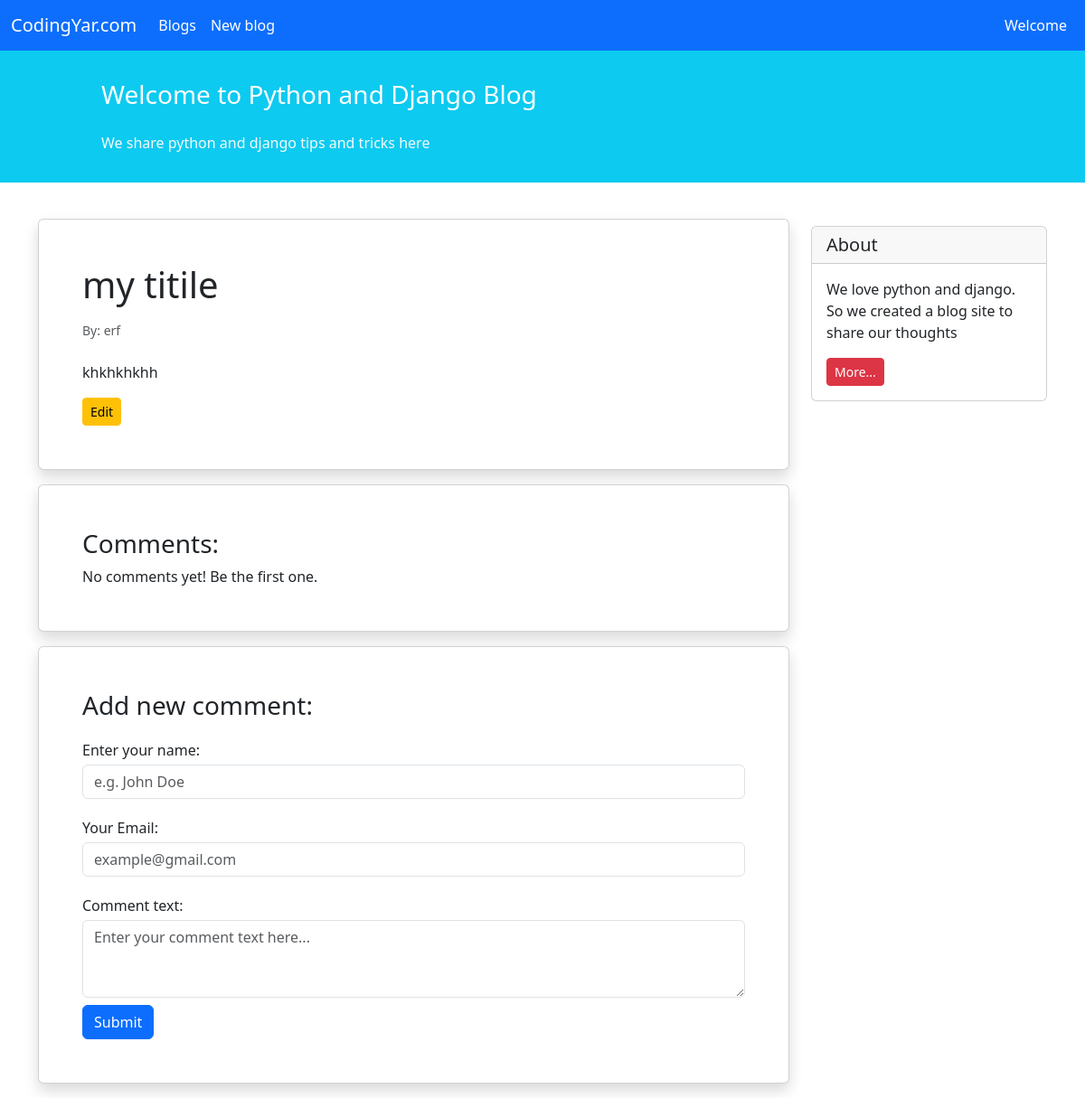
/post/3/, run on an earlier commit of the app's database.
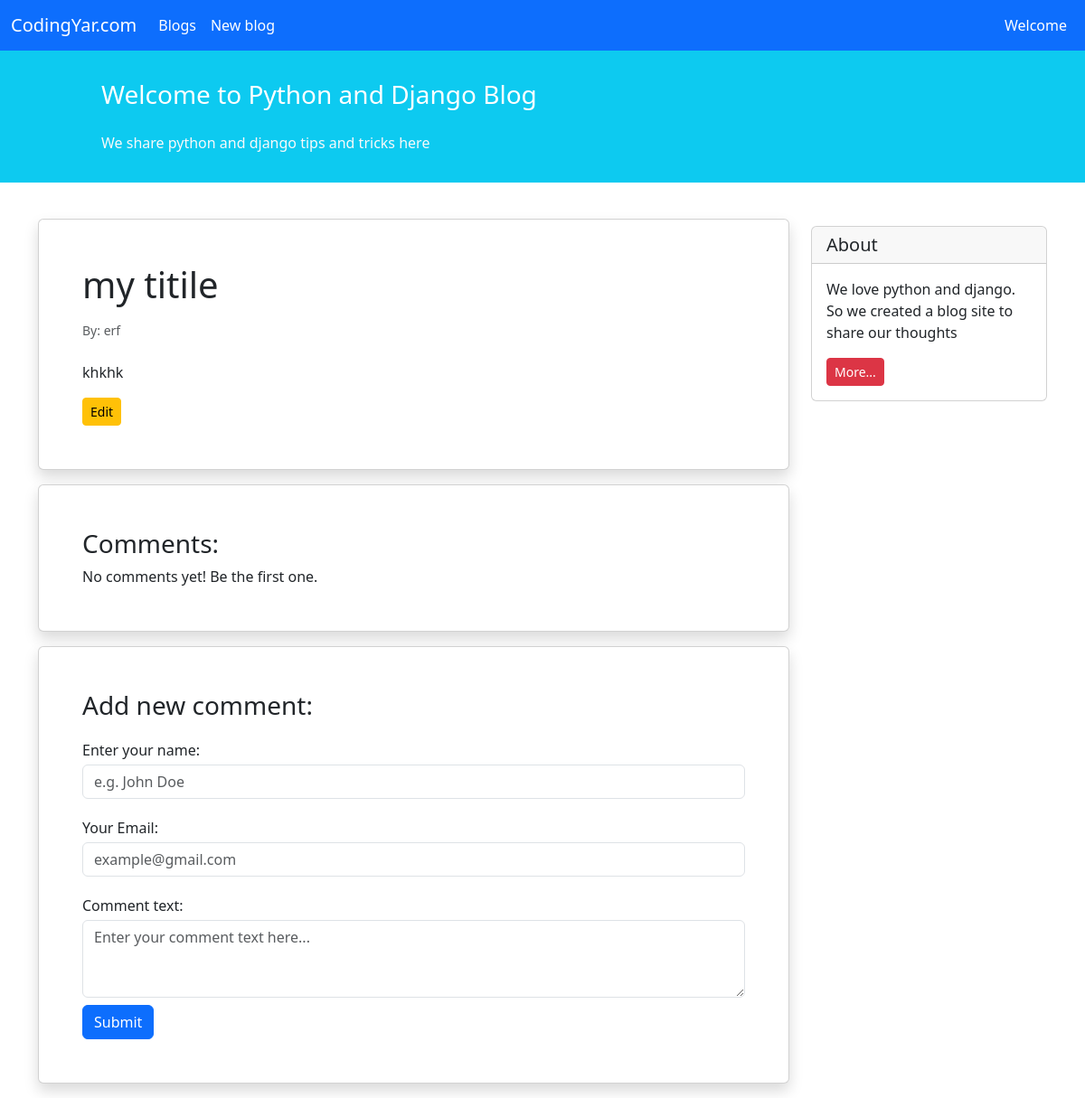
And on a later commit of the database.
### blog/models.py (models this page shows, shortened)
class Post(models.Model):
    STATUS_CONDITION = (
        ('PUB', 'PUBLISHED'),
        ('DRF', 'DRAFT')
    )
    title = models.CharField(max_length=100)
    description = models.TextField()
    author = models.ForeignKey('auth.User', on_delete=models.CASCADE)
    datetime_created = models.DateTimeField(auto_now_add=True)
    datetime_modified = models.DateTimeField(auto_now=True)
    status = models.CharField(choices=STATUS_CONDITION, max_length=5, default=STATUS_CONDITION[0][0])

### blog/views.py (the view)
# urls.py: path('<int:pk>/', post_detail_view, name='post_detail'),
def post_detail_view(request, pk):
    post = get_object_or_404(Post, pk=pk)
    return render(request, 'blog/post_detail.html', {'post': post})

### blog/templates/blog/post_detail.html (shortened to what this page needs)
{% extends '_base.html' %}
{% block content %}
    <div class="container mt-4">
        <div class="row">
            <div class="col-9">
                <div class="card shadow my-3 p-5">
                    <h1>{{ post.title }}</h1>
                    <p class="small text-muted mt-2">By: {{ post.author }}</p>
                    <p class="mt-2">{{ post.description }}</p>
                    <div>
                        <a href="{% url 'post_update' post.id %}" class="btn btn-sm btn-warning">Edit</a>
                    </div>
                </div>
                <div class="card shadow my-3 p-5">
                    <h3>Comments:</h3>
                    No comments yet! Be the first one.
                </div>
                <div class="card shadow my-3 p-5">
                    <h3>Add new comment:</h3>
                    <form method="POST">
                        <div class="form-group py-2">
                            <label class="py-1" for="author_name">Enter your name:</label>
                            <input type="text" class="form-control" placeholder="e.g. John Doe" name="author_name">
                        </div>
                        <div class="form-group py-2">
                            <label class="py-1" for="email">Your Email:</label>
                            <input type="email" class="form-control" placeholder="example@gmail.com" name="email">
                        </div>
                        <div class="form-group py-2">
                            <label class="py-1" for="comment_text">Comment text:</label>
                            <textarea class="form-control" name="text" rows="3"
                                      placeholder="Enter your comment text here..."></textarea>
                        </div>
                        <button type="submit" class="btn btn-primary">Submit</button>
                    </form>
                </div>
            </div>
            <div class="col-3">
                <div class="card my-4">
                    <h5 class="card-header">About</h5>
                    <div class="card-body">
                        <p class="card-text">We love python and django. So we created a blog site to share our
                            thoughts</p>
                        <a href="#"
                           class="btn btn-sm btn-danger">
                            More...
                        </a>
                    </div>
                </div>
            </div>
        </div>
    </div>
{% endblock content %}

What changed in the data, as far as the page shows it:
changed Post "my titile": description "khkhkhkhh" → "khkhk"
